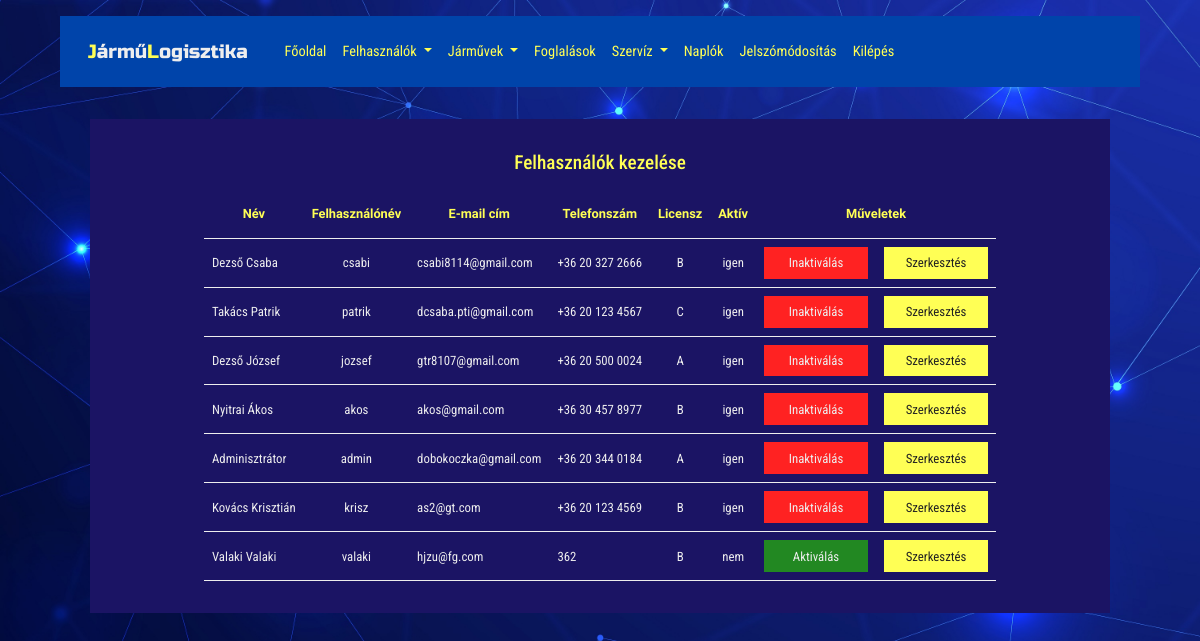
/userhand (signed in), run on the app's committed database.
### tables this page shows
CREATE TABLE `users` (
  `userID` int(10) NOT NULL,
  `username` varchar(30) NOT NULL,
  `password` varchar(255) NOT NULL,
  `name` varchar(100) NOT NULL,
  `email` varchar(100) NOT NULL,
  `telnumber` varchar(30) NOT NULL,
  `licence` char(1) NOT NULL,
  `activeUser` tinyint(1) NOT NULL
);

### user_hand.php (the view, shortened to what this page needs)
<?php
require './views/header.phtml';
require './views/adminmenu.phtml';
require './connection.php';
$statement_l = $conn->prepare("SELECT * FROM users");
$statement_l->execute();
$users = $statement_l->fetchAll(PDO::FETCH_ASSOC);
?>
<div class="workContainer">
    <h2>Felhasználók kezelése</h2>
    <table>
        <thead>
            <tr>
                <th>Név</th>
                <th>Felhasználónév</th>
                <th>E-mail cím</th>
                <th>Telefonszám</th>
                <th>Licensz</th>
                <th>Aktív</th>
                <th colspan="3" style="text-align: center;">Műveletek</th>
            </tr>
        </thead>
        <?php foreach ($users as $user) : ?>
            <tr>
                <td><?php echo $user["name"]; ?></td>
                <td style="text-align: center;"><?php echo $user["username"]; ?></td>
                <td><?php echo $user["email"]; ?></td>
                <td><?php echo $user["telnumber"]; ?></td>
                <td style="text-align: center;"><?php echo $user["licence"]; ?></td>
                <td style="text-align: center;"><?php echo $user["activeUser"] ? 'igen' : 'nem'; ?></td>
                <?php
                if ($user["activeUser"] == 0) {
                    echo '<td><a class ="tableButtonInActive" href="useract?userID=' . $user['userID'] . '&status=1" onclick="return checkactive()">Aktiválás</a></td>';
                } else {
                    echo '<td><a class ="tableButtonActive" href="useract?userID=' . $user['userID'] . '&status=0" onclick="return checkinactive()">Inaktiválás</a></td>';
                }
                echo '<td><a class="tableButtonEdit" href="useredit?userID=' . $user['userID'] . '">Szerkesztés</a></td>';
                ?>
            </tr>
        <?php endforeach ?>
    </table>
</div>
<?php require './views/footer.phtml'; ?>

### public/style.css (style rules this page uses)
:root { --bg-color: #1b1464; --bg-color2: #2818d3; --bg-menu-color: #04a; --bg-error-color: #f22; --bg-ok-color: #282; --bg-font-color: #dedede; --bg-input-color: #ff9; --bg-btn-color: #07c; --link-color: #ccc; --hover-link-color: #fff; --hover-btn-color: #04a; --char-color: #eee; --char-color2: #ff5; --char-dark-color: #222; }
* { margin: 0; padding: 0; box-sizing: border-box; text-decoration: none; list-style: none; transition: all .2s linear; }
body { background-image: url("/public/bckg.jpg"); background-size: cover; }
h2 { color: var(--char-color2); text-align: center; margin: 1rem; font-size: 1.2rem; font-family: 'Roboto Condensed', sans-serif; }
.workContainer { width: 85%; padding: 1rem; margin: 2rem auto 1rem auto; background-color: var(--bg-color); }
table { margin: 1rem auto; }
th { padding: 0.5rem; font-family: 'Signika', sans-serif; color: var(--char-color2); text-align: center; }
tr { padding: 0.5rem 1rem; border-bottom: 1px solid var(--char-color); font-family: 'Roboto Condensed', sans-serif; color: var(--char-color); height: 3rem; }
td { padding: 0.5rem 0.5rem; }
.tableButtonEdit { display: block; width: 6.5rem; text-align: center; text-decoration: none; padding: 0.4rem 0.6rem; background-color: var(--char-color2); color: var(--char-dark-color); }
.tableButtonActive { display: block; width: 6.5rem; text-align: center; text-decoration: none; padding: 0.4rem 0.6rem; background-color: var(--bg-error-color); color: var(--char-color); }
.tableButtonInActive { display: block; width: 6.5rem; text-align: center; text-decoration: none; padding: 0.4rem 0.6rem; background-color: var(--bg-ok-color); color: var(--char-color); }
@media screen and (max-width: 1200px) { body { font-size: 80%; } }

### data on the page
users: name "Dezső Csaba", username "csabi", email "csabi8114@gmail.com", telnumber "+36 20 327 2666", licence "B", activeUser "igen"
users: name "Takács Patrik", username "patrik", email "dcsaba.pti@gmail.com", telnumber "+36 20 123 4567", licence "C", activeUser "igen"
users: name "Dezső József", username "jozsef", email "gtr8107@gmail.com", telnumber "+36 20 500 0024", licence "A", activeUser "igen"
users: name "Nyitrai Ákos", username "akos", email "akos@gmail.com", telnumber "+36 30 457 8977", licence "B", activeUser "igen"
users: name "Adminisztrátor", username "admin", email "dobokoczka@gmail.com", telnumber "+36 20 344 0184", licence "A", activeUser "igen"
users: name "Kovács Krisztián", username "krisz", email "as2@gt.com", telnumber "+36 20 123 4569", licence "B", activeUser "igen"
users: name "Valaki Valaki", username "valaki", email "hjzu@fg.com", telnumber "362", licence "B", activeUser "nem"
